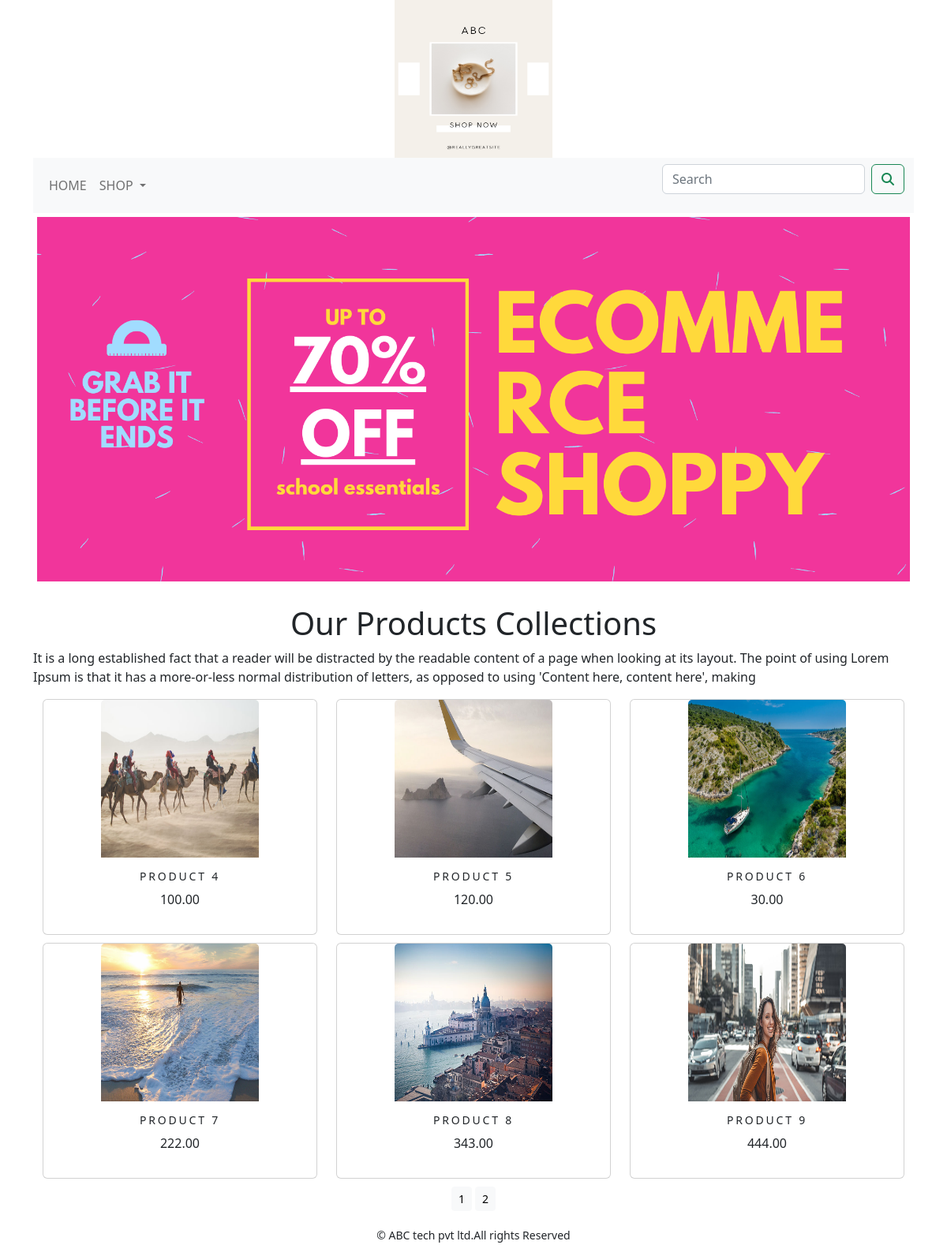
Page /shop on the committed database.
### shop/models.py (models this page shows, shortened)
class Product(models.Model):
    name=models.CharField(max_length=250,unique=True)
    slug=models.SlugField(max_length=250,unique=True)
    description=models.TextField(blank=True)
    price=models.DecimalField(max_digits=10,decimal_places=2)
    category=models.ForeignKey(Category,on_delete=models.CASCADE)
    image=models.ImageField(upload_to='category',blank=True)
    stock=models.IntegerField()
    available=models.BooleanField(default=True)
    created=models.DateTimeField(auto_now_add=True)
    updated=models.DateTimeField(auto_now=True)
    def get_url(self):
        return reverse('shop:prodCatdetail',args=[self.category.slug,self.slug])
    class Meta:
        ordering=('name',)
        verbose_name='product'
        verbose_name_plural='products'

### shop/views.py (the view)
# urls.py: path('',views.allProdcat,name='allProdcat'),
def allProdcat(request,c_slug=None):
    c_page = None
    products_list = None
    if c_slug!= None:
        c_page=get_object_or_404(Category,slug=c_slug)
        products_list = Product.objects.all().filter(category=c_page, available=True)
    else:
        products_list = Product.objects.all().filter(available=True)
    paginator=Paginator(products_list,6)
    try:
        page=int(request.GET.get('page','1'))
    except:
        page=1
    try:
        products=paginator.page(page)
    except (EmptyPage,InvalidPage):
        products=paginator.page(paginator.num_pages)
    return render(request, "category.html", {'category': c_page, 'products': products})

### cart/context_processors.py (called while the page is built)
def counter(request):
    item_count=0
    if 'admin' in request.path:
        return  {}
    else:
        try:
            cart=Cart.objects.filter(cart_id=_cart_id(request))
            cart_items=CartItem.objects.all().filter(cart=cart[:1])
            for cart_item in cart_items:
                item_count += cart_item.quantity
        except Cart.DoesNotExist:
            item_count=0
    return dict(item_count=item_count)

### cart/views.py (called while the page is built)
def  _cart_id(request):
    cart=request.session.session_key
    if not cart:
        cart=request.session.create()
    return cart

### shop/context_processors.py (called while the page is built)
def menu_links(request):
    links = Category.objects.all()
    return dict(links=links)

### shop/models.py (called while the page is built)
    def get_url(self):
         return reverse('shop:products_by_category',args=[self.slug])

### templates/category.html (shortened to what this page needs)
{% extends 'base.html' %}
{% load static %}
{% block content %}
<div class="mx_auto">
    {% if category %}
    <img class="my_image" src="{{category.image.url}}" width="200px;"  height="200px;"  alt="{{category.name}}">
</div>
    <br>
<div>
    <h1 class="text-center my_title">{{category.name}}</h1>
    <p class="text-justify">{{category.description}}</p>
</div>
    {% else %}
<div>
 <img class="my_image my_image_padding" src="{% static 'img/banner.png' %}" width="1335" height="400" alt="Our products">
</div>
<br>
<div>
    <h1 class="text-center my-title">Our Products Collections</h1>
    <p class="text-justify">It is a long established fact that a reader will be distracted by the readable content of a page when looking at its layout. The point of using Lorem Ipsum is that it has a more-or-less normal distribution of letters, as opposed to using 'Content here, content here', making</p>
</div>
    {% endif %}
<div class="container">
    <div class="row mx_auto">
        {% for product in products.object_list %}
        <div class="my_bottom_margin col-9 col-sm-12 col-md-4  col-lg-4">
             <div class="card text-center" style="min-width:18rem;">
                 <a href="{{product.get_url}}"><img class="card-img-top my_image" src="{{product.image.url}}" style="width:200px;height:200px;" alt="{{product.name}}"></a>
             <div class="card-body">
                 <h4>{{product.name}}</h4>
                 <p>{{product.price}}</p>
             </div>
             </div>
        </div>
        {% endfor %}
    </div>
    <div class="mx-auto" >
        <div class="mx-auto">
              <div class="text-center">
              {% for pg in products.paginator.page_range %}
              <a href="?page={{pg}}" class="btn btn-light btn-sm {% if products.number == pg %} activate {% endif %}">{{pg}}</a>
              {% endfor %}
              </div>
        </div>
    </div>
</div>
{% endblock %}

### templates/base.html (shortened to what this page needs)
<link href="https://cdn.jsdelivr.net/npm/bootstrap@5.2.0/dist/css/bootstrap.min.css" rel="stylesheet">
{% load static %}
<html lang="en">
<head>
    <link rel="stylesheet" href="{% static 'css/custom.css' %}">
    <link href="{% static 'css/bootstrap.min.css' %}" rel="stylesheet" >
</head>
<body>
   <div class="container">
{% include 'header.html'%}
{% include 'nav.html'%}
{% block content %}
{% endblock %}
    </div>
{% include 'footer.html'%}
</body>
</html>

### templates/header.html
{% load static %}
<header>
    <center>
       <a href="{% url 'shop:allProdcat' %}"></a> <img src="{% static 'img/logo.png' %}" alt="loginimage" width="200" height="200">
    </center>
</header>

### templates/nav.html (shortened to what this page needs)
<nav class="navbar navbar-expand-lg navbar-light bg-light">
  <div class="container-fluid">
    <div class="collapse navbar-collapse" id="navbarSupportedContent">
      <ul class="navbar-nav me-auto mb-2 mb-lg-0">
        <li class="nav-item">
          <a class="nav-link" href="{% url 'shop:allProdcat' %}">Home</a>
        </li>
        <li class="nav-item dropdown {% if 'shop' in request.path %} active {% endif %}">
          <a class="nav-link dropdown-toggle" href="#"  role="button" data-bs-toggle="dropdown" aria-expanded="True">
            Shop
          </a>
        </li>
      </ul>
      <form class="d-flex" action="{% url 'search_app:SearchResult' %}" method="get">
        <input class="form-control me-2" type="search" placeholder="Search" name="q" aria-label="Search">
        <button class="btn btn-outline-success" type="submit"><i class="fa fa-search"></i></button>
      </form>
    </div>
  </div>
</nav>

### templates/footer.html
<div class="footer navbar-fixed-bottom my_footer">
    <p class="text-center">&copy; ABC tech pvt ltd.All rights Reserved</p>
</div>

### static/css/custom.css (style rules this page uses)
body { font-family: 'Roboto', sans-serif; }
.nav-item { letter-spacing : .2em: font-size :14px; text-transform :uppercase; }
.my_footer p { padding-top:20px; font-size:14px; }
.my_image { width:100%; height:auto; }
.my_image_padding { padding:5px; }
.my_bottom_margin { margin-bottom:10px; }
.card-body h4 { font-size:14px; text-transform:uppercase; letter-spacing:.2em; }

### rows in the picture
Product: image (picture), name "PRODUCT 4", price "100.00"
Product: image (picture), name "PRODUCT 5", price "120.00"
Product: image (picture), name "PRODUCT 6", price "30.00"
Product: image (picture), name "PRODUCT 7", price "222.00"
Product: image (picture), name "PRODUCT 8", price "343.00"
Product: image (picture), name "PRODUCT 9", price "444.00"

### other values in the picture
{{ pg }} "1" "2"
